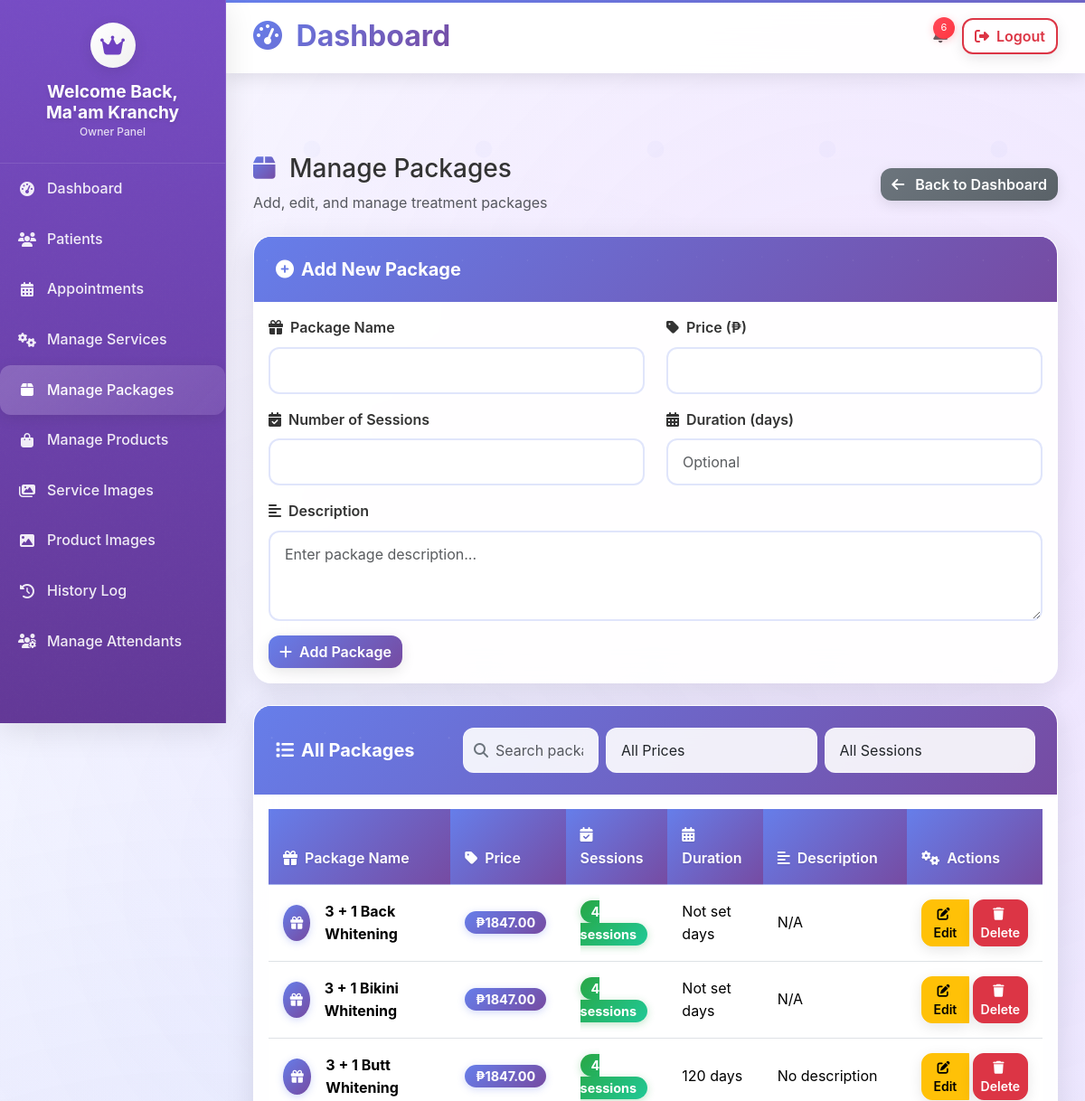
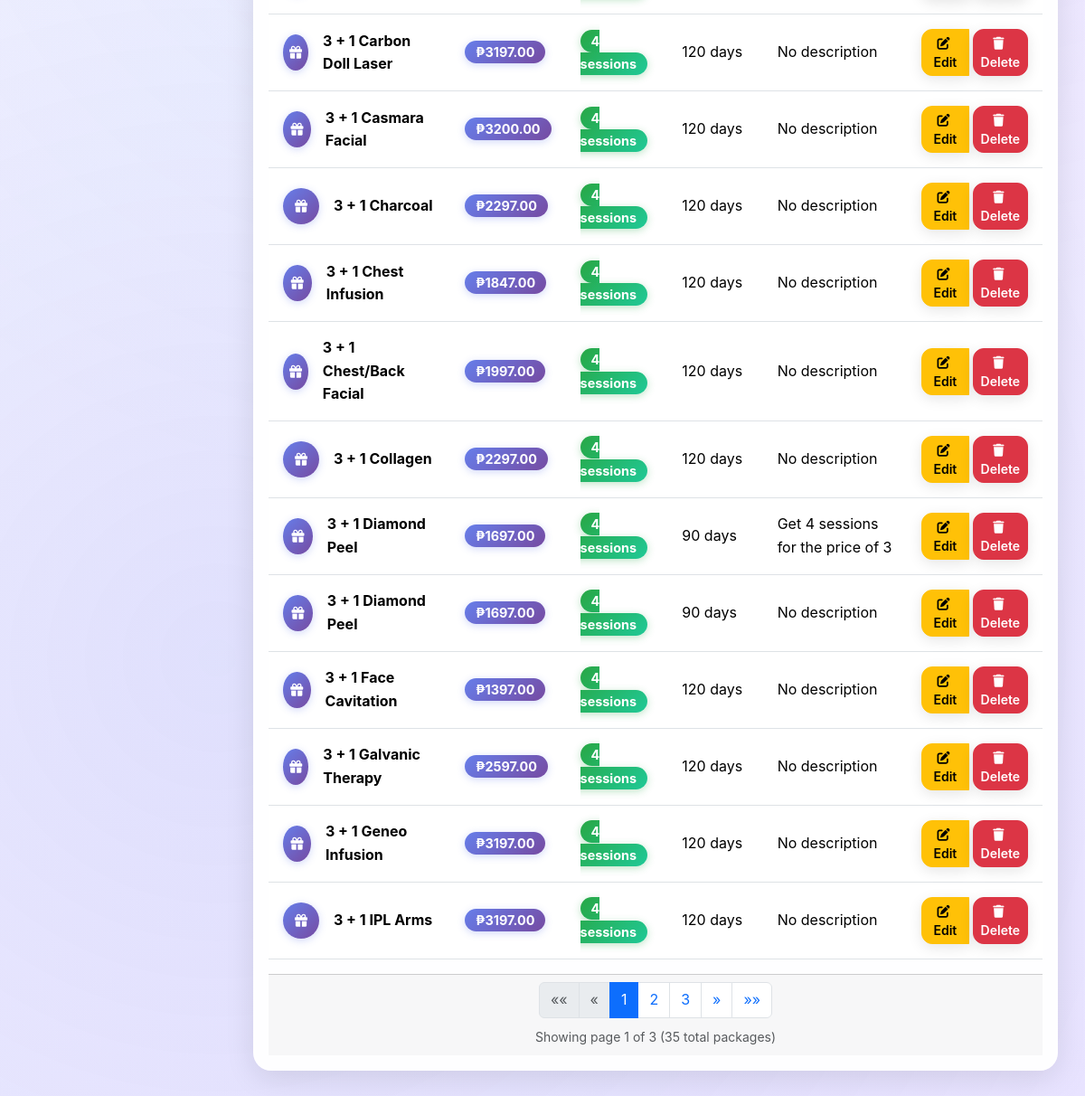
Screenshot of /owner/manage/packages/ (signed in) with the database file from the repository (2 pictures, top to bottom).
### packages/models.py (models this page shows, shortened)
class Package(models.Model):
    package_name = models.CharField(max_length=255)
    description = models.TextField(blank=True, null=True)
    price = models.DecimalField(max_digits=10, decimal_places=2)
    sessions = models.IntegerField()
    duration_days = models.IntegerField(help_text="Duration in days")
    grace_period_days = models.IntegerField(help_text="Grace period in days")
    archived = models.BooleanField(default=False)
    created_at = models.DateTimeField(auto_now_add=True)
    updated_at = models.DateTimeField(auto_now=True)
    class Meta:
        db_table = 'packages'
        ordering = ['package_name']

### owner/views.py (the view, shortened to what this page needs)
# urls.py: path('manage/packages/', views.owner_manage_packages, name='manage_packages'),
@login_required
@user_passes_test(is_owner)
def owner_manage_packages(request):
    packages = Package.objects.filter(archived=False).order_by('package_name')
    paginator = Paginator(packages, 15)  # 15 items per page
    page_number = request.GET.get('page')
    page_obj = paginator.get_page(page_number)
    context = {
        'packages': page_obj,
        'page_obj': page_obj,
    }
    return render(request, 'owner/manage_packages.html', context)

### appointments/context_processors.py (called while the page is built)
def notification_count(request):
    if request.user.is_authenticated:
        if request.user.user_type == 'admin':
            count = Notification.objects.filter(patient__isnull=True).count()
        else:
            count = Notification.objects.filter(patient=request.user, is_read=False).count()
    else:
        count = 0
    return {
        'notification_count': count
    }

### owner/views.py (called while the page is built)
def is_owner(user):
    return user.is_authenticated and user.user_type in ('owner', 'admin')

### templates/owner/manage_packages.html (shortened to what this page needs)
{% extends 'owner/base.html' %}
{% load static %}
{% block content %}
<div class="d-flex justify-content-between align-items-center mb-4">
    <div>
        <h3 class="mb-2">
            <i class="fas fa-box me-2" style="background: var(--gradient-primary); -webkit-background-clip: text; -webkit-text-fill-color: transparent; background-clip: text;"></i>
            Manage Packages
        </h3>
        <p class="text-muted mb-0">Add, edit, and manage treatment packages</p>
    </div>
    <a href="{% url 'owner:dashboard' %}" class="btn btn-secondary">
        <i class="fas fa-arrow-left me-2"></i> Back to Dashboard
    </a>
</div>
<div class="card mb-4">
    <div class="card-header">
        <h5 class="mb-0">
            <i class="fas fa-plus-circle me-2"></i>Add New Package
        </h5>
    </div>
    <div class="card-body">
        <form method="post">
            <div class="row">
                <div class="col-md-6">
                    <div class="mb-3">
                        <label for="package_name" class="form-label">
                            <i class="fas fa-gift me-2"></i>Package Name
                        </label>
                        <input type="text" class="form-control" id="package_name" name="package_name" required>
                    </div>
                </div>
                <div class="col-md-6">
                    <div class="mb-3">
                        <label for="price" class="form-label">
                            <i class="fas fa-tag me-2"></i>Price (₱)
                        </label>
                        <input type="number" class="form-control" id="price" name="price" step="0.01" required>
                    </div>
                </div>
            </div>
            <div class="row">
                <div class="col-md-6">
                    <div class="mb-3">
                        <label for="sessions" class="form-label">
                            <i class="fas fa-calendar-check me-2"></i>Number of Sessions
                        </label>
                        <input type="number" class="form-control" id="sessions" name="sessions" required>
                    </div>
                </div>
                <div class="col-md-6">
                    <div class="mb-3">
                        <label for="duration_days" class="form-label">
                            <i class="fas fa-calendar-alt me-2"></i>Duration (days)
                        </label>
                        <input type="number" class="form-control" id="duration_days" name="duration_days" placeholder="Optional">
                    </div>
                </div>
            </div>
            <div class="mb-3">
                <label for="description" class="form-label">
                    <i class="fas fa-align-left me-2"></i>Description
                </label>
                <textarea class="form-control" id="description" name="description" rows="3" placeholder="Enter package description..."></textarea>
            </div>
            <button type="submit" class="btn btn-primary">
                <i class="fas fa-plus me-2"></i>Add Package
            </button>
        </form>
    </div>
</div>
<div class="card">
    <div class="card-header">
        <div class="d-flex justify-content-between align-items-center">
            <h5 class="mb-0">
                <i class="fas fa-list me-2"></i>All Packages
            </h5>
            <div class="d-flex gap-2">
                <div class="search-box">
                    <i class="fas fa-search"></i>
                    <input type="text" id="packageSearch" placeholder="Search packages..." class="form-control">
                </div>
                <select id="priceFilter" class="form-control">
                    <option value="">All Prices</option>
                </select>
                <select id="sessionsFilter" class="form-control">
                    <option value="">All Sessions</option>
                </select>
            </div>
        </div>
    </div>
    <div class="card-body">
        {% if packages %}
            <div class="table-responsive">
                <table class="table" id="packagesTable">
                    <thead>
                        <tr>
                            <th><i class="fas fa-gift me-2"></i>Package Name</th>
                            <th><i class="fas fa-tag me-2"></i>Price</th>
                            <th><i class="fas fa-calendar-check me-2"></i>Sessions</th>
                            <th><i class="fas fa-calendar-alt me-2"></i>Duration</th>
                            <th><i class="fas fa-align-left me-2"></i>Description</th>
                            <th><i class="fas fa-cogs me-2"></i>Actions</th>
                        </tr>
                    </thead>
                    <tbody>
                        {% for package in packages %}
                        <tr class="package-row" data-name="{{ package.package_name|lower }}" data-price="{{ package.price }}" data-sessions="{{ package.sessions }}">
                            <td>
                                <div class="d-flex align-items-center">
                                    <div class="package-icon me-3">
                                        <i class="fas fa-gift"></i>
                                    </div>
                                    <strong>{{ package.package_name }}</strong>
                                </div>
                            </td>
                            <td>
                                <span class="price-badge">₱{{ package.price|floatformat:2 }}</span>
                            </td>
                            <td>
                                <span class="sessions-badge">{{ package.sessions }} sessions</span>
                            </td>
                            <td>{{ package.duration_days|default:"Not set" }} days</td>
                            <td>{{ package.description|truncatechars:50|default:"No description" }}</td>
                            <td>
                                <div class="btn-group" role="group">
                                    <button class="btn btn-sm btn-warning" onclick="showEditForm({{ package.id }})">
                                        <i class="fas fa-edit me-1"></i>Edit
                                    </button>
                                    <form method="post" style="display: inline;" onsubmit="return confirm('Are you sure you want to delete this package?')">
                                        <button type="submit" class="btn btn-sm btn-danger">
                                            <i class="fas fa-trash me-1"></i>Delete
                                        </button>
                                    </form>
                                </div>
                            </td>
                        </tr>
                        {% endfor %}
                    </tbody>
                </table>
            </div>
            {% if page_obj.has_other_pages %}
            <div class="card-footer">
                <nav aria-label="Page navigation">
                    <ul class="pagination justify-content-center mb-0">
                        {% if page_obj.has_previous %}
                            <li class="page-item">
                                <a class="page-link" href="?page=1" aria-label="First">
                                    <span aria-hidden="true">&laquo;&laquo;</span>
                                </a>
                            </li>
                            <li class="page-item">
                                <a class="page-link" href="?page={{ page_obj.previous_page_number }}" aria-label="Previous">
                                    <span aria-hidden="true">&laquo;</span>
                                </a>
                            </li>
                        {% else %}
                            <li class="page-item disabled">
                                <span class="page-link">&laquo;&laquo;</span>
                            </li>
                            <li class="page-item disabled">
                                <span class="page-link">&laquo;</span>
                            </li>
                        {% endif %}
                        {% for num in page_obj.paginator.page_range %}
                            {% if page_obj.number == num %}
                                <li class="page-item active">
                                    <span class="page-link">{{ num }}</span>
                                </li>
                            {% elif num > page_obj.number|add:'-3' and num < page_obj.number|add:'3' %}
                                <li class="page-item">
                                    <a class="page-link" href="?page={{ num }}">{{ num }}</a>
                                </li>
                            {% endif %}
                        {% endfor %}
                        {% if page_obj.has_next %}
                            <li class="page-item">
                                <a class="page-link" href="?page={{ page_obj.next_page_number }}" aria-label="Next">
                                    <span aria-hidden="true">&raquo;</span>
                                </a>
                            </li>
                            <li class="page-item">
                                <a class="page-link" href="?page={{ page_obj.paginator.num_pages }}" aria-label="Last">
                                    <span aria-hidden="true">&raquo;&raquo;</span>
                                </a>
                            </li>
                        {% endif %}
                    </ul>
                </nav>
                <div class="text-center mt-2 text-muted">
                    <small>Showing page {{ page_obj.number }} of {{ page_obj.paginator.num_pages }} ({{ page_obj.paginator.count }} total packages)</small>
                </div>
            </div>
            {% endif %}
        {% else %}
            <div class="text-center py-5">
                <i class="fas fa-box fa-3x text-muted mb-3"></i>
                <h5 class="text-muted">No packages found</h5>
                <p class="text-muted">Add your first package using the form above.</p>
            </div>
        {% endif %}
    </div>
</div>
{% endblock %}

### static/css/style.css (style rules this page uses)
:root { --primary-color: #6f42c1; --secondary-color: #bb8fce; --dark-color: #2c003e; --light-color: #f4ecf7; }
body { font-family: 'Poppins', sans-serif; color: #333; line-height: 1.6; padding-top: 70px; }
.btn-primary { background-color: var(--primary-color); border-color: var(--primary-color); }

### templates/owner/base.html (style rules this page uses)
:root { --primary-color: #6f42c1; --secondary-color: #8e44ad; --accent-color: #e83e8c; --gradient-primary: linear-gradient(135deg, #667eea 0%, #764ba2 100%); --gradient-secondary: linear-gradient(135deg, #f093fb 0%, #f5576c 100%); --gradient-sidebar: linear-gradient(180deg, rgba(111, 66, 193, 0.95) 0%, rgba(90, 45, 145, 0.95) 100%); }
body { background: linear-gradient(135deg, #f8f9ff 0%, #e8e3ff 100%); background-attachment: fixed; font-family: 'Inter', 'Segoe UI', Tahoma, Geneva, Verdana, sans-serif; position: relative; }
body::before { content: ''; position: fixed; top: 0; left: 0; width: 100%; height: 100%; background: radial-gradient(circle at 20% 80%, rgba(102, 126, 234, 0.1) 0%, transparent 50%), radial-gradient(circle at 80% 20%, rgba(240, 147, 251, 0.1) 0%, transparent 50%), radial-gradient(circle at 40% 40%, rgba(120, 219, 255, 0.05) 0%, transparent 50%); z-index: -1; pointer-events: none; }
.card { border: none; border-radius: 20px; box-shadow: 0 8px 32px rgba(0, 0, 0, 0.1); transition: all 0.4s ease; background: rgba(255, 255, 255, 0.95); backdrop-filter: blur(15px); border: 1px solid rgba(255, 255, 255, 0.2); position: relative; overflow: hidden; }
.card::before { content: ''; position: absolute; top: 0; left: 0; right: 0; height: 4px; background: var(--gradient-primary); background-size: 200% 100%; animation: gradientShift 3s ease infinite; }
.card-header { background: var(--gradient-primary); color: white; border: none; padding: 1.5rem; position: relative; overflow: hidden; }
.card-header::before { content: ''; position: absolute; top: 0; left: 0; right: 0; bottom: 0; z-index: 0; }
.card-header h5 { position: relative; z-index: 1; margin: 0; font-weight: bold; }
.btn { border-radius: 12px; font-weight: 600; transition: all 0.3s ease; box-shadow: 0 4px 15px rgba(0, 0, 0, 0.1); position: relative; overflow: hidden; }
.btn::before { content: ''; position: absolute; top: 0; left: 0; right: 0; bottom: 0; background: linear-gradient(135deg, rgba(255, 255, 255, 0.2), rgba(255, 255, 255, 0.1)); opacity: 0; transition: opacity 0.3s ease; z-index: 0; }
.btn-primary { background: var(--gradient-primary); border: none; color: white; }
.btn-secondary { background: linear-gradient(135deg, #6c757d, #5a6268); border: none; color: white; }
.table { background: transparent; }
.table thead th { background: var(--gradient-primary); color: white; border: none; padding: 1rem; font-weight: 600; text-shadow: 0 1px 2px rgba(0, 0, 0, 0.1); }
.table tbody td { padding: 1rem; vertical-align: middle; border-top: 1px solid rgba(233, 236, 239, 0.5); background: rgba(255, 255, 255, 0.5); transition: all 0.3s ease; }
.form-control { border-radius: 12px; border: 2px solid rgba(102, 126, 234, 0.2); padding: 0.75rem 1rem; transition: all 0.3s ease; background: rgba(255, 255, 255, 0.9); backdrop-filter: blur(10px); }
.form-label { font-weight: 600; color: #333; margin-bottom: 0.5rem; }

### rows the page displays
Package: package_name "3 + 1 Back Whitening", price "1847.00", sessions "4", duration_days "Not set", description "N/A"
Package: package_name "3 + 1 Bikini Whitening", price "1847.00", sessions "4", duration_days "Not set", description "N/A"
Package: package_name "3 + 1 Butt Whitening", price "1847.00", sessions "4", duration_days "120", description "No description"
Package: package_name "3 + 1 Carbon Doll Laser", price "3197.00", sessions "4", duration_days "120", description "No description"
Package: package_name "3 + 1 Casmara Facial", price "3200.00", sessions "4", duration_days "120", description "No description"
Package: package_name "3 + 1 Charcoal", price "2297.00", sessions "4", duration_days "120", description "No description"
Package: package_name "3 + 1 Chest Infusion", price "1847.00", sessions "4", duration_days "120", description "No description"
Package: package_name "3 + 1 Chest/Back Facial", price "1997.00", sessions "4", duration_days "120", description "No description"
Package: package_name "3 + 1 Collagen", price "2297.00", sessions "4", duration_days "120", description "No description"
Package: package_name "3 + 1 Diamond Peel", price "1697.00", sessions "4", duration_days "90", description "Get 4 sessions for the price of 3"
Package: package_name "3 + 1 Diamond Peel", price "1697.00", sessions "4", duration_days "90", description "No description"
Package: package_name "3 + 1 Face Cavitation", price "1397.00", sessions "4", duration_days "120", description "No description"
Package: package_name "3 + 1 Galvanic Therapy", price "2597.00", sessions "4", duration_days "120", description "No description"
Package: package_name "3 + 1 Geneo Infusion", price "3197.00", sessions "4", duration_days "120", description "No description"
Package: package_name "3 + 1 IPL Arms", price "3197.00", sessions "4", duration_days "120", description "No description"

### other values shown
{{ notification_count|default:0 }} "6"
{{ num }} "1"
{{ num }} "2" "3"
{{ page_obj.number }} "1"
{{ page_obj.paginator.num_pages }} "3"
{{ page_obj.paginator.count }} "35"
